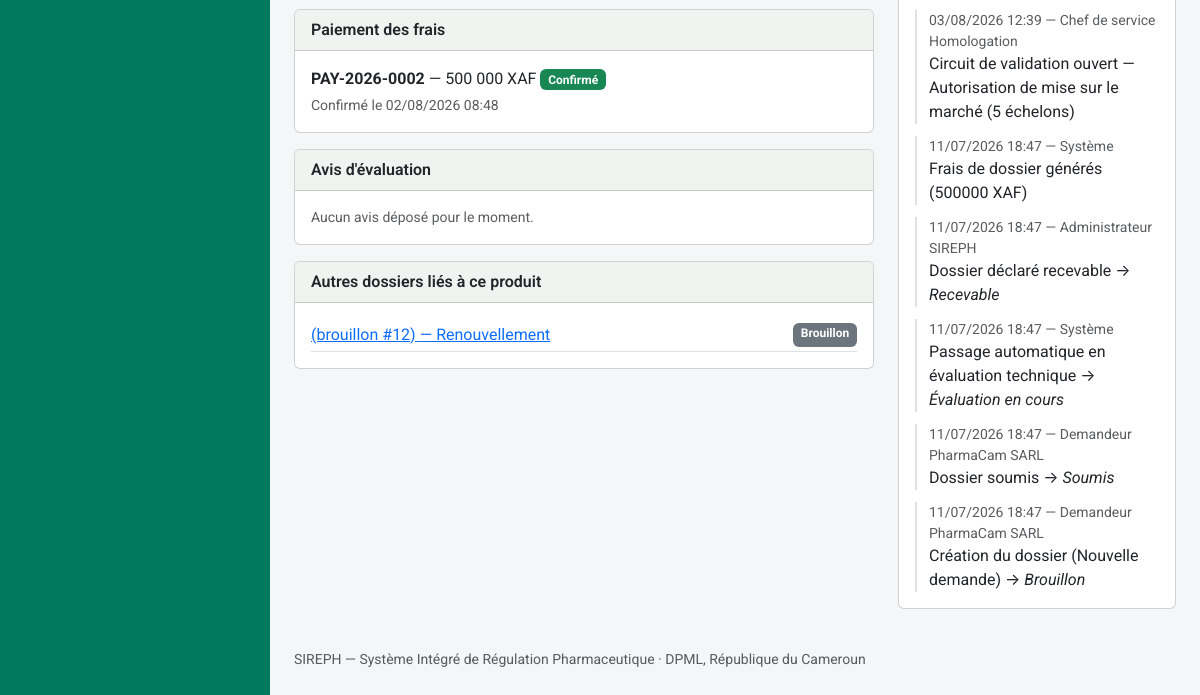
/dossiers/3 (signed in, lower part), run on an earlier commit of the app's database.
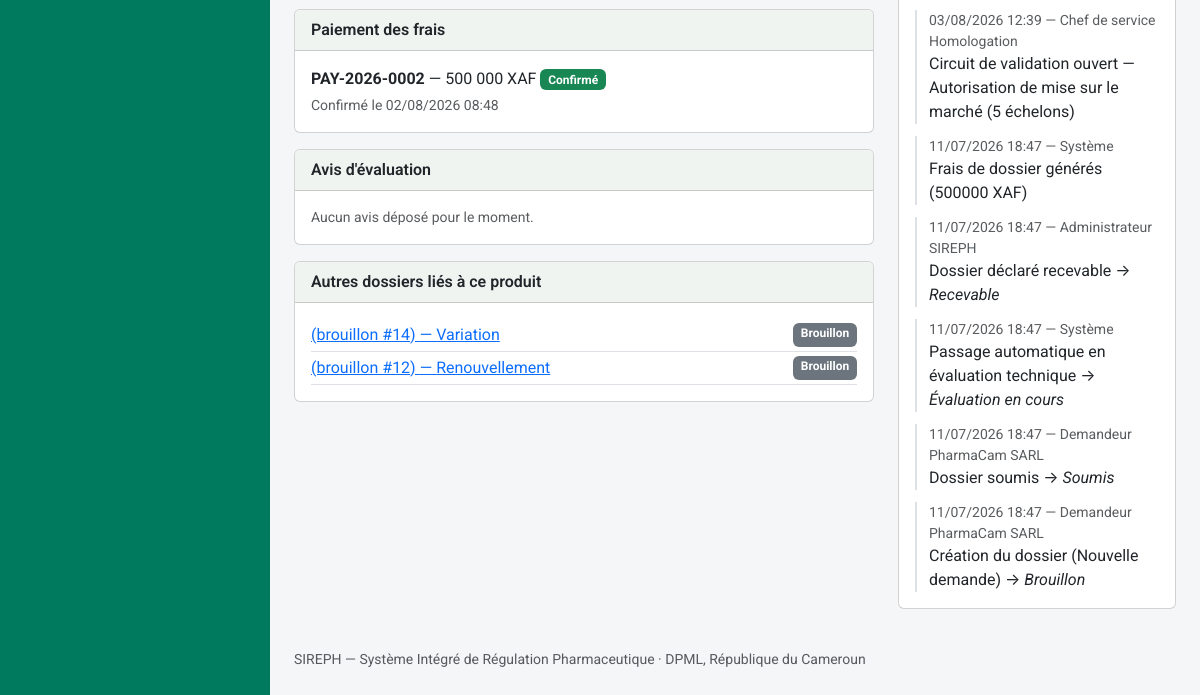
And on a later commit of the database.
### models.py (models this page shows, shortened)
class Paiement(db.Model):
    id = db.Column(db.Integer, primary_key=True)
    numero = db.Column(db.String(30), unique=True, nullable=False)  # PAY-{annee}-{seq4}
    entite_type = db.Column(db.String(60), nullable=False, index=True)
    entite_id = db.Column(db.Integer, nullable=False, index=True)
    montant = db.Column(db.Integer, nullable=False)  # en XAF (entier, pas de sous-unité)
    devise = db.Column(db.String(5), nullable=False, default="XAF")
    statut = db.Column(db.String(20), nullable=False, default="en_attente")
    piece_jointe_id = db.Column(db.Integer, db.ForeignKey("piece_jointe.id"), nullable=True)
    motif_rejet = db.Column(db.Text, nullable=True)
    date_creation = db.Column(db.DateTime, default=datetime.utcnow)
    date_confirmation = db.Column(db.DateTime, nullable=True)
    confirme_par_id = db.Column(db.Integer, db.ForeignKey("personne.id"), nullable=True)
    mode = db.Column(db.String(20), nullable=False, default="preuve_manuelle")
    fournisseur = db.Column(db.String(30), nullable=True)   # mtn_momo | orange_money | carte
    reference_marchande = db.Column(db.String(64), unique=True, nullable=True)  # clé d'idempotence
    reference_transaction = db.Column(db.String(80), nullable=True)   # identifiant prestataire
    date_initiation = db.Column(db.DateTime, nullable=True)
    date_expiration = db.Column(db.DateTime, nullable=True)
    signature_notification = db.Column(db.String(120), nullable=True)  # HMAC vérifié du callback
    detail_echec = db.Column(db.Text, nullable=True)
    piece_jointe = db.relationship("PieceJointe", foreign_keys=[piece_jointe_id])
    confirme_par = db.relationship("Personne", foreign_keys=[confirme_par_id])

class DossierAMM(db.Model):
    id = db.Column(db.Integer, primary_key=True)
    numero = db.Column(db.String(30), unique=True, nullable=True)  # AMM-{annee}-{seq4}, attribué au dépôt
    produit_id = db.Column(db.Integer, db.ForeignKey("produit.id"), nullable=False)
    type_procedure = db.Column(db.String(20), nullable=False, default="nouvelle_demande")
    demandeur_id = db.Column(db.Integer, db.ForeignKey("personne.id"), nullable=False)
    statut = db.Column(db.String(30), nullable=False, default="brouillon")
    date_depot = db.Column(db.DateTime, nullable=True)
    date_decision = db.Column(db.DateTime, nullable=True)
    module_ctd_1_json = db.Column(db.Text, default="{}")
    module_ctd_2_json = db.Column(db.Text, default="{}")
    module_ctd_3_json = db.Column(db.Text, default="{}")
    module_ctd_4_json = db.Column(db.Text, default="{}")
    module_ctd_5_json = db.Column(db.Text, default="{}")
    motif_decision = db.Column(db.Text, nullable=True)
    date_validite_amm = db.Column(db.Date, nullable=True)
    date_limite_reponse_complement = db.Column(db.DateTime, nullable=True)
    date_limite_retrait_document = db.Column(db.Date, nullable=True)  # décision favorable uniquement
    checklist_recevabilite = db.Column(db.JSON, default=dict)
    numero_suivi = db.Column(db.String(40), unique=True)
    clock_debut = db.Column(db.DateTime)
    clock_suspendu_depuis = db.Column(db.DateTime)
    clock_total_suspendu_jours = db.Column(db.Integer, default=0)
    representant_local_nom = db.Column(db.String(200), nullable=True)
    representant_local_contact = db.Column(db.String(200), nullable=True)
    date_creation = db.Column(db.DateTime, default=datetime.utcnow)
    date_maj = db.Column(db.DateTime, default=datetime.utcnow, onupdate=datetime.utcnow)
    demandeur = db.relationship("Personne", foreign_keys=[demandeur_id])
    avis = db.relationship("AvisEvaluationMA", backref="dossier", lazy="dynamic",
                            order_by="AvisEvaluationMA.date_creation",
                            cascade="all, delete-orphan")
    def _ctd_get(self, n):
        return json.loads(getattr(self, f"module_ctd_{n}_json") or "{}")
    module_ctd_1 = property(lambda self: self._ctd_get(1), lambda self, v: self._ctd_set(1, v))
    module_ctd_2 = property(lambda self: self._ctd_get(2), lambda self, v: self._ctd_set(2, v))
    module_ctd_3 = property(lambda self: self._ctd_get(3), lambda self, v: self._ctd_set(3, v))
    module_ctd_4 = property(lambda self: self._ctd_get(4), lambda self, v: self._ctd_set(4, v))
    module_ctd_5 = property(lambda self: self._ctd_get(5), lambda self, v: self._ctd_set(5, v))
    @property
    def est_editable_par_demandeur(self):
        return self.statut in ("brouillon", "complement_requis")

class EvenementAudit(db.Model):
    id = db.Column(db.Integer, primary_key=True)
    entite_type = db.Column(db.String(60), nullable=False, index=True)
    entite_id = db.Column(db.Integer, nullable=False, index=True)
    horodatage = db.Column(db.DateTime, default=datetime.utcnow, index=True)
    acteur_id = db.Column(db.Integer, db.ForeignKey("personne.id"), nullable=True)  # None = action système
    action = db.Column(db.String(255), nullable=False)
    ancien_statut = db.Column(db.String(50), nullable=True)
    nouveau_statut = db.Column(db.String(50), nullable=True)
    commentaire = db.Column(db.Text, nullable=True)
    acteur = db.relationship("Personne", foreign_keys=[acteur_id])

class Personne(db.Model):
    id = db.Column(db.Integer, primary_key=True)
    nom_complet = db.Column(db.String(200), nullable=False)
    email = db.Column(db.String(150), unique=True, nullable=False)  # identifiant de connexion
    password_hash = db.Column(db.String(255), nullable=False)
    role_systeme = db.Column(db.String(50), nullable=False)
    etablissement_rattachement_id = db.Column(db.Integer, db.ForeignKey("etablissement.id"), nullable=True)
    contact = db.Column(db.String(200))
    statut_compte = db.Column(db.String(20), nullable=False, default="actif")
    date_creation = db.Column(db.DateTime, default=datetime.utcnow)
    etablissement = db.relationship("Etablissement", foreign_keys=[etablissement_rattachement_id])
    @property
    def role_label(self):
        from permissions import ROLES
        return ROLES.get(self.role_systeme, self.role_systeme)
    @property
    def niveau(self):
        from permissions import niveau
        return niveau(self)
    @property
    def est_externe(self):
        from permissions import est_externe
        return est_externe(self.role_systeme)

### app.py (the view)
@app.route("/dossiers/<int:id>")
@login_required
def dossier_detail(id):
    d = DossierAMM.query.get_or_404(id)
    u = current_user()
    if u.role_systeme == "demandeur_externe" and d.demandeur_id != u.id:
        abort(403)
    audit_events = EvenementAudit.query.filter_by(entite_type="DossierAMM", entite_id=d.id) \
        .order_by(EvenementAudit.horodatage.desc()).all()
    avis = d.avis.order_by(AvisEvaluationMA.date_creation.desc()).all()
    dossiers_lies = DossierAMM.query.filter_by(produit_id=d.produit_id) \
        .filter(DossierAMM.id != d.id).order_by(DossierAMM.date_creation.desc()).all()
    echantillons_lies = Echantillon.query.filter_by(origine="dossier_amm", origine_reference_id=d.id) \
        .order_by(Echantillon.date_reception.desc()).all()
    return render_template("dossier_detail.html", d=d, audit_events=audit_events, echantillons_lies=echantillons_lies,
                            peut_agir=wf.peut_agir(d, u), avis=avis, dossiers_lies=dossiers_lies,
                            pieces=lister_pieces(d), paiements=lister_paiements(d),
                            montant_frais_soumission=wf.montant_frais(d.type_procedure),
                            etapes_suivi=wf.etapes_suivi(d))

### auth.py (called while the page is built)
def current_user():
    uid = session.get("user_id")
    if not uid:
        return None
    return db.session.get(Personne, uid)

def login_required(view):
    @wraps(view)
    def wrapped(*a, **kw):
        if not current_user():
            return redirect(url_for("login", next=request.path))
        return view(*a, **kw)
    return wrapped

### delais.py (called while the page is built)
def get_parametre(module, cle, default=None):
    p = ParametreModule.query.filter_by(module=module, cle=cle).first()
    return p.valeur if p else default

### models.py (called while the page is built)
    @property
    def libelle(self):
        base = self.nom_commercial or self.denomination_commune_internationale or f"Produit #{self.id}"
        if self.dosage:
            return f"{base} ({self.dosage})"
        return base

### paiements.py (called while the page is built)
def _representant_etablissement(etablissement_id):
    return (Personne.query
            .filter(Personne.etablissement_rattachement_id == etablissement_id,
                    Personne.role_systeme.in_(_PROFILS_REPRESENTANTS),
                    Personne.statut_compte == "actif")
            .first())

### permissions.py (called while the page is built)
def est_externe(role):
    return role in ROLES_EXTERNES

def a_niveau(user, minimum):
    return niveau(user) >= minimum

### templates/dossier_detail.html (shortened to what this page needs)
{% extends "base.html" %}
{% block content %}
{% set ctd_titres = {1: "Module 1 : Informations administratives", 2: "Module 2 : Résumés qualité / non clinique / clinique",
                      3: "Module 3 : Qualité", 4: "Module 4 : Données non cliniques", 5: "Module 5 : Données cliniques"} %}
<div class="row">
  <div class="col-lg-8">
        {% set peut_modifier_ctd = d.est_editable_par_demandeur and current_user.id == d.demandeur_id %}
    {% if paiements %}
    {% set statuts_paiement = {"en_attente": "En attente de règlement", "preuve_deposee": "Preuve déposée — en vérification",
                                "confirme": "Confirmé", "rejete": "Rejeté"} %}
    {% set couleurs_paiement = {"en_attente": "warning", "preuve_deposee": "info", "confirme": "success", "rejete": "danger"} %}
    <div class="card mb-3">
      <div class="card-header">Paiement des frais</div>
      <div class="card-body">
        {% for p in paiements %}
        <div class="d-flex justify-content-between align-items-start {{ 'mb-3 pb-3 border-bottom' if not loop.last }}">
          <div>
            <div><strong>{{ p.numero }}</strong> — {{ "{:,}".format(p.montant).replace(',', ' ') }} {{ p.devise }}
              <span class="badge bg-{{ couleurs_paiement.get(p.statut, 'secondary') }}">{{ statuts_paiement.get(p.statut, p.statut) }}</span>
            </div>
            {% if p.statut == "confirme" %}
            <div class="small text-muted mt-1">Confirmé le {{ p.date_confirmation.strftime('%d/%m/%Y %H:%M') }}
              {% if p.confirme_par %}par {{ p.confirme_par.nom_complet }}{% endif %}</div>
            {% endif %}
          </div>
        </div>
        {% endfor %}
      </div>
    </div>
    {% endif %}
    {% if d.statut not in ("brouillon", "soumis", "recevable", "irrecevable") %}
    <div class="card mb-3">
      <div class="card-header">Avis d'évaluation</div>
      <div class="card-body">
        {% for a in avis %}
        <div class="border-bottom py-2">
          <div class="d-flex justify-content-between">
            <strong>{{ a.module_concerne }}</strong>
            {% if a.valeur == "favorable" %}<span class="badge bg-success">Favorable</span>
            {% elif a.valeur == "complement_requis" %}<span class="badge bg-warning text-dark">Complément requis</span>
            {% else %}<span class="badge bg-danger">Recommandation de rejet</span>{% endif %}
          </div>
          <div class="small text-muted">{{ a.evaluateur.nom_complet }} — {{ a.date_creation.strftime('%d/%m/%Y %H:%M') }}</div>
          {% if a.commentaire %}<div class="small">{{ a.commentaire }}</div>{% endif %}
        </div>
        {% else %}
        <div class="text-muted small">Aucun avis déposé pour le moment.</div>
        {% endfor %}
      </div>
    </div>
    {% endif %}
    {% if dossiers_lies %}
    <div class="card">
      <div class="card-header">Autres dossiers liés à ce produit</div>
      <div class="card-body">
        {% for dl in dossiers_lies %}
        <div class="d-flex justify-content-between border-bottom py-1">
          <a href="{{ url_for('dossier_detail', id=dl.id) }}">{{ dl.numero or "(brouillon #" ~ dl.id ~ ")" }} — {{ TYPES_PROCEDURE.get(dl.type_procedure, dl.type_procedure) }}</a>
          <span class="badge bg-secondary">{{ STATUTS.get(dl.statut, dl.statut) }}</span>
        </div>
        {% endfor %}
      </div>
    </div>
    {% endif %}
  </div>
  <div class="col-lg-4">
    <div class="card">
      <div class="card-body">
        {% for e in audit_events %}
        <div class="timeline-item">
          <div class="small text-muted">{{ e.horodatage.strftime('%d/%m/%Y %H:%M') }} — {{ e.acteur.nom_complet if e.acteur else "Système" }}</div>
          <div>{{ e.action }}{% if e.nouveau_statut and e.nouveau_statut != e.ancien_statut %} → <em>{{ STATUTS.get(e.nouveau_statut, e.nouveau_statut) }}</em>{% endif %}</div>
        </div>
        {% else %}
        <div class="text-muted small">Aucun évènement.</div>
        {% endfor %}
      </div>
    </div>
  </div>
</div>
{% endblock %}

What changed in the data, as far as the page shows it:
added DossierAMM: numero+id "(brouillon #14)", get "Variation", get "Brouillon"
